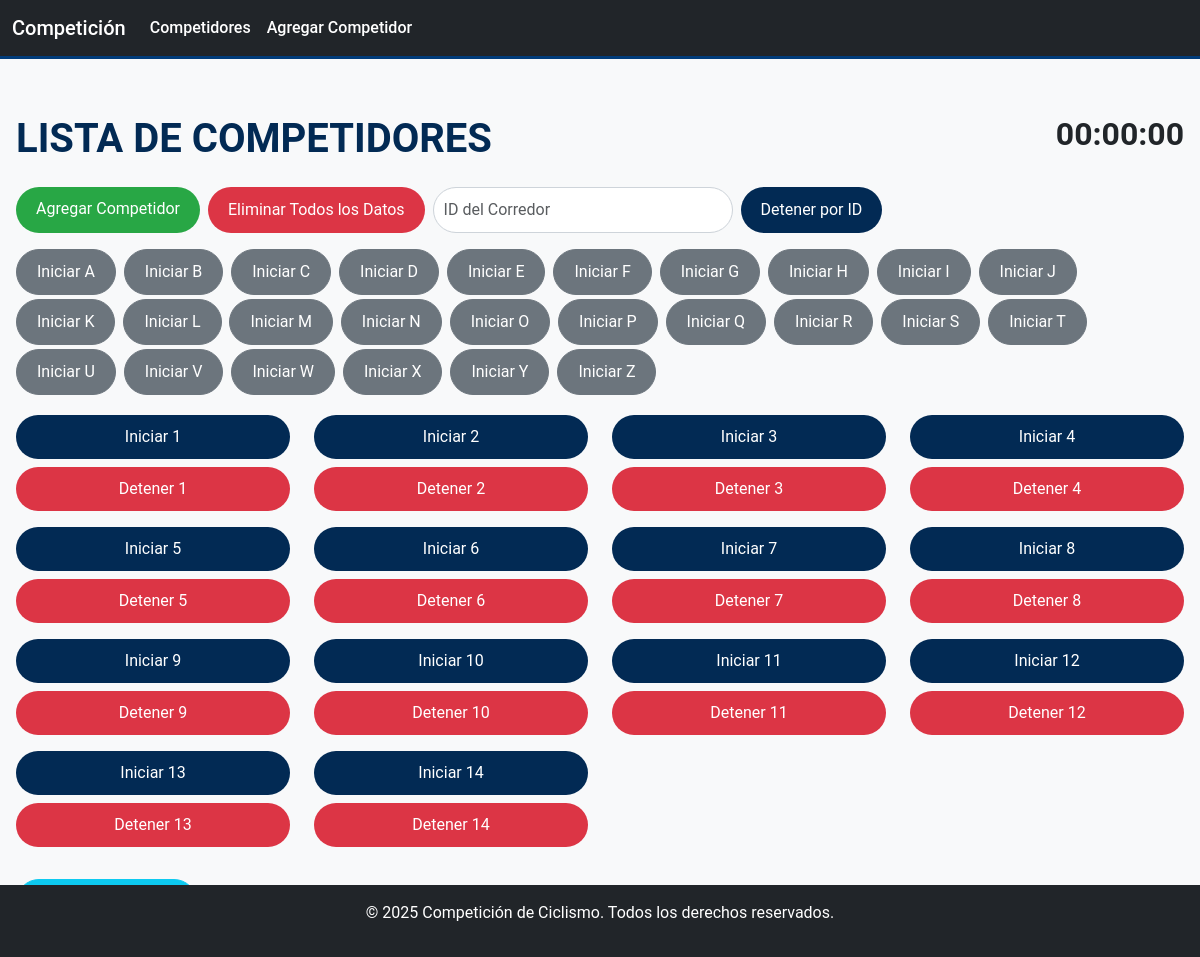
The app's page /competicion/ with its own data.
### competicion/models.py (models this page shows, shortened)
class Competidor(models.Model):
    TIPOS_SANGRE = [
        ('A+', 'A+'),
        ('A-', 'A-'),
        ('B+', 'B+'),
        ('B-', 'B-'),
        ('AB+', 'AB+'),
        ('AB-', 'AB-'),
        ('O+', 'O+'),
        ('O-', 'O-'),
    ]
    PISTAS = [
        ('Larga', 'Pista Larga'),
        ('Corta', 'Pista Corta'),
    ]
    CATEGORIAS = [(chr(i), chr(i)) for i in range(65, 91)]  # Genera categorías de 'A' a 'Z'
    nombre = models.CharField(max_length=100)
    edad = models.IntegerField()
    equipo = models.CharField(max_length=100)
    tipo_sangre = models.CharField(max_length=3, choices=TIPOS_SANGRE, default='A+')
    alergia = models.CharField(max_length=10)
    pista = models.CharField(max_length=10, choices=PISTAS, default='Larga')
    categoria = models.CharField(max_length=1, choices=CATEGORIAS, default='A')
    tiempo_inicio = models.DateTimeField(null=True, blank=True)
    tiempo_fin = models.DateTimeField(null=True, blank=True)
    numero_corredor = models.IntegerField(unique=True, null=True, blank=True)

### competicion/views.py (the view)
# urls.py: path('', views.lista_competidores, name='lista_competidores'),
def lista_competidores(request):
    competidores = Competidor.objects.all().order_by('numero_corredor')
    return render(request, 'competicion/lista_competidores.html', {'competidores': competidores})

### competicion/templates/competicion/lista_competidores.html (shortened to what this page needs)
{% extends 'competicion/base.html' %}
{% block content %}
<h1 class="mb-4 d-flex justify-content-between">
    <span>Lista de Competidores</span>
    <span id="cronometro" class="digital-clock">00:00:00</span>
</h1>
<div class="d-flex mb-3">
    <a href="{% url 'agregar_competidor' %}" class="btn btn-success me-2">Agregar Competidor</a>
    <button class="btn btn-danger me-2" onclick="eliminarDatos()">Eliminar Todos los Datos</button>
    <input type="text" id="buscarId" class="form-control me-2" placeholder="ID del Corredor">
    <button class="btn btn-primary" onclick="detenerPorId()">Detener por ID</button>
</div>
<div class="mb-3">
    {% for letra in "ABCDEFGHIJKLMNOPQRSTUVWXYZ" %}
    <button class="btn btn-secondary me-1 mb-1" onclick="confirmarInicioCarreraCategoria('{{ letra }}')">
        Iniciar {{ letra }}
    </button>
    {% endfor %}
</div>
<div class="row">
    {% for competidor in competidores %}
    <div class="col-md-3 mb-3">
        <button class="btn btn-primary w-100 mb-2" onclick="confirmarInicioCarrera({{ competidor.id }})">
            Iniciar {{ competidor.numero_corredor }}
        </button>
        <button class="btn btn-danger w-100" onclick="finalizarCarrera({{ competidor.id }})">
            Detener {{ competidor.numero_corredor }}
        </button>
    </div>
    {% endfor %}
</div>
<a href="{% url 'mostrar_resultados' %}" class="btn btn-info mt-3">Mostrar Resultados</a>
{% endblock %}

### competicion/templates/competicion/base.html (shortened to what this page needs)
<!DOCTYPE html>
<html lang="es">
<head>
    {% load static %}
    <link rel="stylesheet" href="{% static 'css/bootstrap.min.css' %}">
    <link rel="stylesheet" href="{% static 'css/style.css' %}">
    <link rel="stylesheet" href="https://cdnjs.cloudflare.com/ajax/libs/font-awesome/5.15.3/css/all.min.css">
</head>
<body>
    <nav class="navbar navbar-expand-lg navbar-dark bg-dark">
        <div class="container-fluid">
            <a class="navbar-brand" href="#">Competición</a>
            <div class="collapse navbar-collapse" id="navbarNav">
                <ul class="navbar-nav ml-auto">
                    <li class="nav-item">
                        <a class="nav-link active" aria-current="page" href="{% url 'lista_competidores' %}">Competidores</a>
                    </li>
                    <li class="nav-item">
                        <a class="nav-link" href="{% url 'agregar_competidor' %}">Agregar Competidor</a>
                    </li>
                </ul>
            </div>
        </div>
    </nav>
    <div class="container mt-4">
        {% block content %}{% endblock %}
    </div>
    <footer>
        <p>&copy; 2025 Competición de Ciclismo. Todos los derechos reservados.</p>
    </footer>
</body>
</html>

### static/css/style.css (style rules this page uses)
body { font-family: 'Roboto', sans-serif; background-color: #f8f9fa; color: #343a40; margin: 0; padding: 0; }
h1, h2 { color: #022a54; font-weight: 700; text-transform: uppercase; }
.navbar { background-color: #022a54; border-bottom: 3px solid #013c7a; }
.navbar-brand, .navbar-nav .nav-link { color: #ffffff; font-weight: 500; }
.container { max-width: 1200px; margin: 0 auto; padding: 2rem 1rem; }
.btn { border-radius: 50px; padding: 10px 20px; font-size: 16px; transition: background-color 0.3s; }
.btn-primary { background-color: #022a54; border: none; }
.btn-success { background-color: #28a745; border: none; }
.btn-danger { background-color: #dc3545; border: none; }
.digital-clock { font-size: 2rem; color: #212529; font-weight: bold; text-align: right; }
input[type="text"] { padding: 10px; border-radius: 50px; border: 1px solid #ced4da; width: 300px; margin-right: 10px; }
footer { background-color: #212529; color: #ffffff; padding: 1rem; text-align: center; position: fixed; bottom: 0; width: 100%; }

### records on screen
Competidor: numero_corredor "1"
Competidor: numero_corredor "2"
Competidor: numero_corredor "3"
Competidor: numero_corredor "4"
Competidor: numero_corredor "5"
Competidor: numero_corredor "6"
Competidor: numero_corredor "7"
Competidor: numero_corredor "8"
Competidor: numero_corredor "9"
Competidor: numero_corredor "10"
Competidor: numero_corredor "11"
Competidor: numero_corredor "12"
Competidor: numero_corredor "13"
Competidor: numero_corredor "14"

### other values on screen
{{ letra }} "A" "B" "C" "D" "E" "F" "G" "H" "I" "J" "K" "L" "M" "N" "O" "P" "Q" "R" "S" "T" "U" "V" "W" "X" "Y" "Z"
